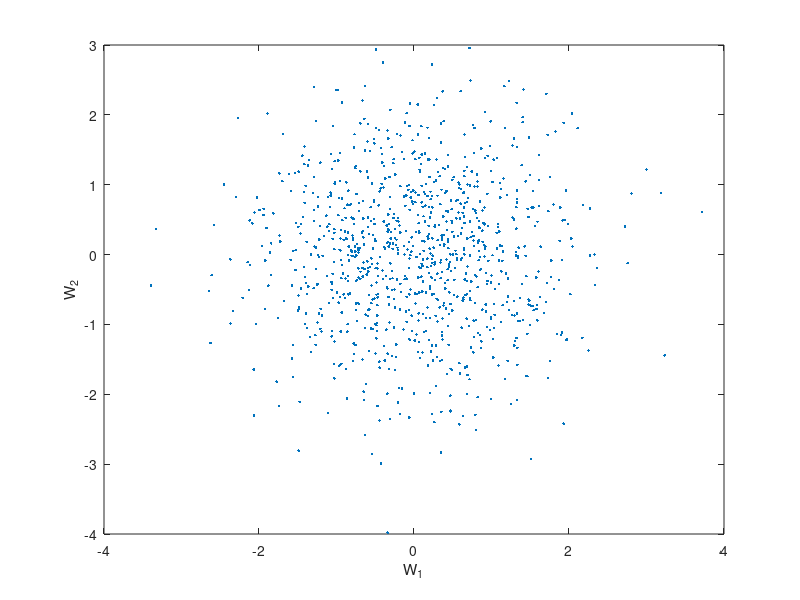

Recreate this plot in MATLAB. (Note: a time limit stopped this script after it produced the figure.)
% Section 2.1: Generating Gaussian Random Vectors

close all;
clear all;

axis('equal');

Rx = [2 -1.2;-1.2 1];
W = randn(2,1000);
figure(1);
plot(W(1,:),W(2,:),'.');
xlabel('W_1');
ylabel('W_2');
print('-dpng', '-r300', '../report/rvW.png');

[E,Lamda] = eig(Rx);
X_tilda = ((Lamda)^(1/2))*W;
figure(2);
plot(X_tilda(1,:),X_tilda(2,:),'.');
xlabel('$\tilde{X_1}$','Interpreter','LaTex');
ylabel('$\tilde{X_2}$','Interpreter','LaTex');
print('-dpng', '-r300', '../report/rvXtilda.png');

X = E*X_tilda;
figure(3);
plot(X(1,:),X(2,:),'.');
xlabel('X_1');
ylabel('X_2');
print('-dpng', '-r300', '../report/rvX.png');
